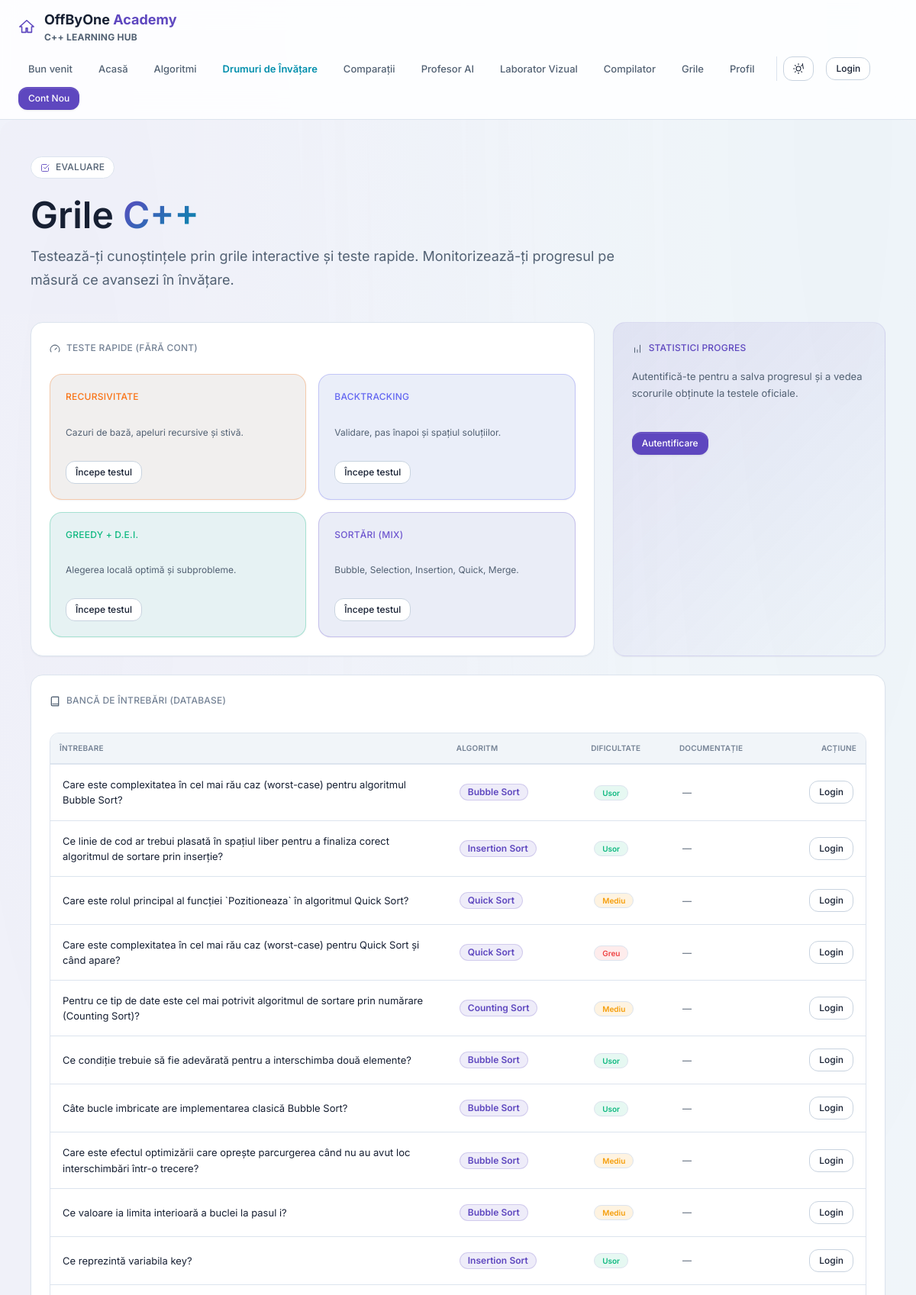
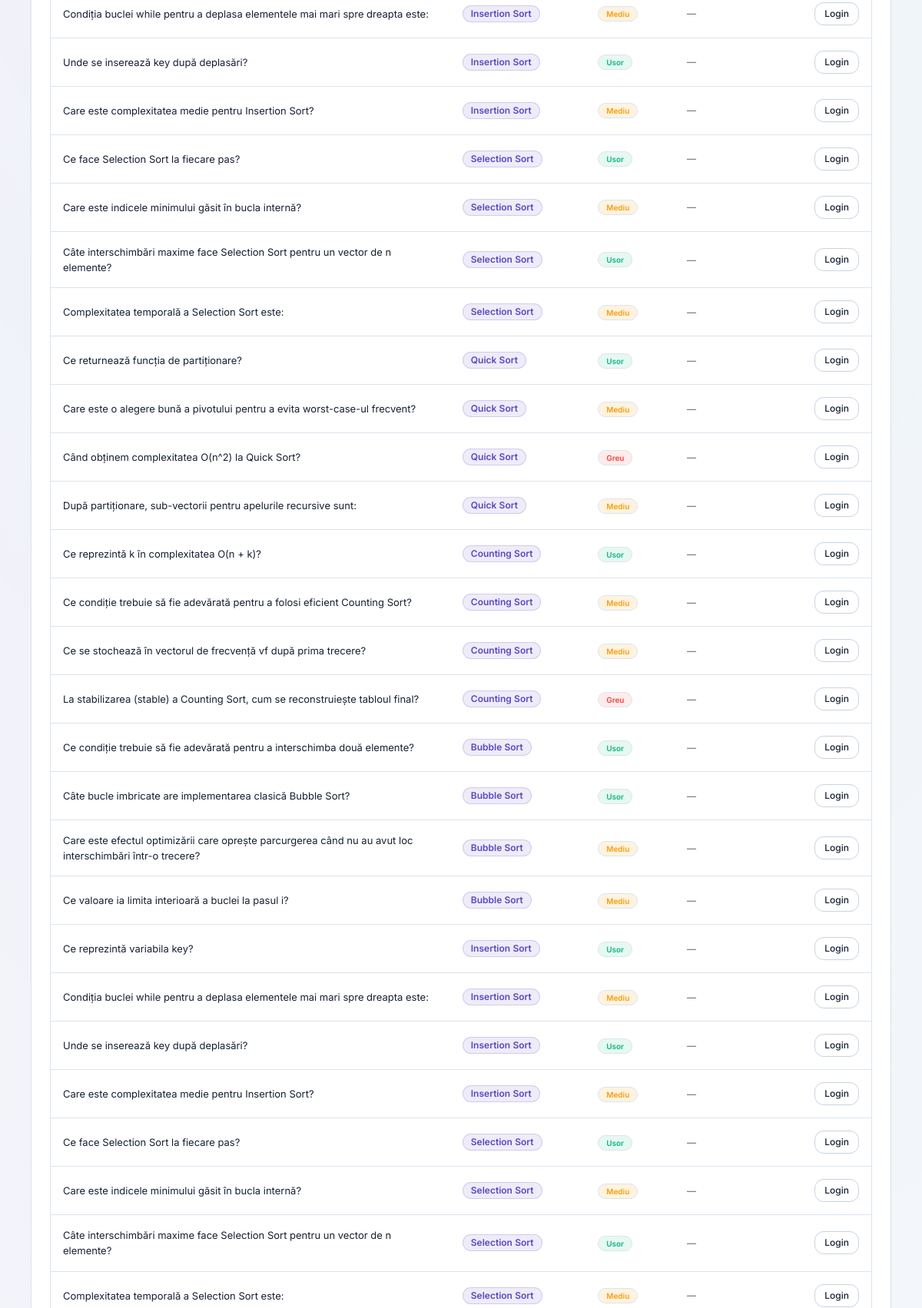
/site_g/index.php?page=grile (upper part), run on the app's committed database (2 pictures, top to bottom).
### tables this page shows
CREATE TABLE IF NOT EXISTS `grile_cpp` (
  `id` int(11) NOT NULL AUTO_INCREMENT,
  `nume_metoda` varchar(255) NOT NULL,
  `dificultate` enum('Usor','Mediu','Greu') DEFAULT 'Usor',
  `intrebare` text NOT NULL,
  `cod_exemplu` text,
  `varianta_1` varchar(255) NOT NULL,
  `varianta_2` varchar(255) NOT NULL,
  `varianta_3` varchar(255) NOT NULL,
  `varianta_4` varchar(255) NOT NULL,
  `raspuns_corect` int(11) NOT NULL COMMENT 'Numărul variantei corecte (1-4)',
  `explicatie` text,
  PRIMARY KEY (`id`)
);

### site_g/PHP/auth.php (called while the page is built, shortened)
<?php
function is_logged_in(): bool {
    return isset($_SESSION['user_id']);
}

### site_g/PHP/grile.php (the view, shortened to what this page needs)
<?php
require_once __DIR__ . '/conexiune.php';
require_once __DIR__ . '/auth.php';
$is_logged_in = is_logged_in();
$progres = [];
$teste_rapide = [
    ['titlu' => 'Recursivitate', 'descriere' => 'Cazuri de bază, apeluri recursive și stivă.', 'set' => 'recursivitate', 'color' => '#f97316'],
    ['titlu' => 'Backtracking', 'descriere' => 'Validare, pas înapoi și spațiul soluțiilor.', 'set' => 'backtracking', 'color' => '#6366f1'],
    ['titlu' => 'Greedy + D.E.I.', 'descriere' => 'Alegerea locală optimă și subprobleme.', 'set' => 'fundamentali', 'color' => '#10b981'],
    ['titlu' => 'Sortări (mix)', 'descriere' => 'Bubble, Selection, Insertion, Quick, Merge.', 'set' => 'sortari', 'color' => '#6e56cf']
];
$has_doc_link = false;
$col_check = $con->query("SHOW COLUMNS FROM grile_cpp LIKE 'doc_link'");
if ($col_check) {
    $has_doc_link = $col_check->num_rows > 0;
}
$doc_link_select = $has_doc_link ? 'doc_link' : 'NULL AS doc_link';
$sql_grile = "SELECT id, nume_metoda, dificultate, intrebare, {$doc_link_select} FROM grile_cpp";
$stmt_grile = $con->prepare($sql_grile);
$grile = [];
if ($stmt_grile && $stmt_grile->execute()) {
    $result_grile = $stmt_grile->get_result();
    $grile = $result_grile ? $result_grile->fetch_all(MYSQLI_ASSOC) : [];
} else {
    error_log('grile.php: failed to load grile_cpp: ' . $con->error);
}
?>
<div data-component="dashboard-modern">
    <header class="dash__header">
        <span class="dash__eyebrow">
            <svg class="icon" viewBox="0 0 24 24" fill="none" stroke="currentColor" stroke-width="1.75" stroke-linecap="round" stroke-linejoin="round" aria-hidden="true">
                <path d="M9 11 12 14 22 4"/><path d="M21 12v7a2 2 0 0 1-2 2H5a2 2 0 0 1-2-2V5a2 2 0 0 1 2-2h11"/>
            </svg>
            Evaluare
        </span>
        <h1 class="dash__title">Grile <span class="dash__title-accent">C++</span></h1>
        <p class="dash__lede">Testează-ți cunoștințele prin grile interactive și teste rapide. Monitorizează-ți progresul pe măsură ce avansezi în învățare.</p>
    </header>
    <div class="bento" style="gap: var(--space-6);">
        <article class="card bento__card--hero" style="border: 1px solid var(--color-border); background: var(--color-surface-1);">
            <div class="card__head">
                <span class="card__eyebrow">
                    <svg class="icon" viewBox="0 0 24 24" fill="none" stroke="currentColor" stroke-width="1.75" stroke-linecap="round" stroke-linejoin="round" aria-hidden="true">
                        <path d="m12 14 4-4"/><path d="M3.34 19a10 10 0 1 1 17.32 0"/>
                    </svg>
                    Teste Rapide (Fără Cont)
                </span>
            </div>
            <div style="display: grid; grid-template-columns: repeat(auto-fit, minmax(240px, 1fr)); gap: var(--space-4); margin-top: var(--space-2);">
                <?php foreach ($teste_rapide as $test): ?>
                    <div class="card card--stat" style="border: 1px solid color-mix(in srgb, <?php echo $test['color']; ?> 30%, transparent); background: color-mix(in srgb, <?php echo $test['color']; ?> 5%, var(--color-surface-2));">
                        <span class="stat__label" style="color: <?php echo $test['color']; ?>;"><?php echo htmlspecialchars($test['titlu']); ?></span>
                        <p style="font-size: var(--text-xs); margin: var(--space-2) 0; color: var(--color-fg-muted); line-height: 1.5;"><?php echo htmlspecialchars($test['descriere']); ?></p>
                        <div class="card__actions">
                            <a href="index.php?page=grila_interactiva&mode=w3&set=<?php echo urlencode($test['set']); ?>" class="btn btn--ghost btn--sm" style="border-color: <?php echo $test['color']; ?>; color: <?php echo $test['color']; ?>;">Începe testul</a>
                        </div>
                    </div>
                <?php endforeach; ?>
            </div>
        </article>
        <article class="card bento__card--accent" style="border: 1px solid var(--color-primary-soft); background: linear-gradient(135deg, var(--color-primary-soft) 0%, transparent 100%);">
            <div class="card__head">
                <span class="card__eyebrow" style="color: var(--color-primary);">
                    <svg class="icon" viewBox="0 0 24 24" fill="none" stroke="currentColor" stroke-width="1.75" stroke-linecap="round" stroke-linejoin="round" aria-hidden="true">
                        <path d="M12 20v-6M6 20V10M18 20V4"/>
                    </svg>
                    Statistici Progres
                </span>
            </div>
            <?php if (!$is_logged_in): ?>
                <p class="card__body">Autentifică-te pentru a salva progresul și a vedea scorurile obținute la testele oficiale.</p>
                <div class="card__actions" style="margin-top: var(--space-4);">
                    <a href="index.php?page=login" class="btn btn--primary btn--sm">Autentificare</a>
                </div>
            <?php endif; ?>
        </article>
        <article class="card bento__card--timeline" style="grid-column: 1 / -1; border: 1px solid var(--color-border); background: var(--color-surface-1);">
            <div class="card__head">
                <span class="card__eyebrow">
                    Bancă de Întrebări (Database)
                </span>
            </div>
            <div class="table-wrapper" style="overflow-x: auto; margin-top: var(--space-4);">
                <?php if (empty($grile)): ?>
                    <div class="empty-state" style="text-align:center; padding: var(--space-12) var(--space-4);">
                        <svg viewBox="0 0 24 24" fill="none" stroke="var(--color-fg-muted)" stroke-width="2" width="48" height="48" style="margin-bottom: var(--space-4);"><path d="M12 20h.01"/><path d="M12 16h.01"/><path d="M12 12h.01"/><path d="M12 8h.01"/><path d="M12 4h.01"/><path d="M8 20h.01"/><path d="M8 16h.01"/><path d="M8 12h.01"/><path d="M8 8h.01"/><path d="M8 4h.01"/><path d="M16 20h.01"/><path d="M16 16h.01"/><path d="M16 12h.01"/><path d="M16 8h.01"/><path d="M16 4h.01"/></svg>
                        <h3 style="margin-top: var(--space-3); color: var(--color-fg-muted);">Nu există încă grile în bază</h3>
                        <p style="color: var(--color-fg-subtle); font-size: var(--text-sm);">Grilele vor apărea aici odată ce sunt adăugate de către administratori.</p>
                    </div>
                <?php else: ?>
                <table style="width: 100%; border-collapse: collapse;">
                    <thead>
                        <tr style="border-bottom: 2px solid var(--color-border);">
                            <th style="padding: var(--space-3); text-align: left; color: var(--color-fg-subtle); font-size: 10px; text-transform: uppercase;">Întrebare</th>
                            <th style="padding: var(--space-3); text-align: left; color: var(--color-fg-subtle); font-size: 10px; text-transform: uppercase;">Algoritm</th>
                            <th style="padding: var(--space-3); text-align: left; color: var(--color-fg-subtle); font-size: 10px; text-transform: uppercase;">Dificultate</th>
                            <th style="padding: var(--space-3); text-align: left; color: var(--color-fg-subtle); font-size: 10px; text-transform: uppercase;">Documentație</th>
                            <th style="padding: var(--space-3); text-align: right; color: var(--color-fg-subtle); font-size: 10px; text-transform: uppercase;">Acțiune</th>
                        </tr>
                    </thead>
                    <tbody>
                        <?php foreach ($grile as $grila):
                            $is_completat = $is_logged_in && in_array($grila['id'], $progres);
                        ?>
                            <tr style="border-bottom: 1px solid var(--color-border); transition: background 0.2s;" onmouseover="this.style.background='var(--color-surface-2)'" onmouseout="this.style.background='transparent'">
                                <td style="padding: var(--space-4); color: var(--color-fg); font-size: var(--text-sm); max-width: 400px;"><?php echo htmlspecialchars($grila['intrebare']); ?></td>
                                <td style="padding: var(--space-4);"><span class="badge badge--soft"><?php echo htmlspecialchars($grila['nume_metoda']); ?></span></td>
                                <td style="padding: var(--space-4);">
                                    <?php
                                        $dif = $grila['dificultate'] ?? 'Usor';
                                        $dif_label = $dif;
                                        if ($dif === 'Usor') {
                                            $dif_style = 'background: var(--color-success-soft); color: var(--color-success);';
                                        } elseif ($dif === 'Mediu') {
                                            $dif_style = 'background: var(--color-warning-soft); color: var(--color-warning);';
                                        } else {
                                            $dif_style = 'background: var(--color-danger-soft); color: var(--color-danger);';
                                        }
                                    ?>
                                    <span class="badge" style="font-size: 10px; <?php echo $dif_style; ?>">
                                        <?php echo htmlspecialchars($dif_label); ?>
                                    </span>
                                </td>
                                <td style="padding: var(--space-4); text-align: left;">
                                    <?php if (!empty($grila['doc_link'])): ?>
                                        <a href="<?php echo htmlspecialchars($grila['doc_link']); ?>" target="_blank" class="btn btn--quiet btn--sm">Vezi doc</a>
                                    <?php else: ?>
                                        <span style="color: var(--color-fg-muted); font-size: 12px;">—</span>
                                    <?php endif; ?>
                                </td>
                                <td style="padding: var(--space-4); text-align: right;">
                                    <?php if ($is_logged_in): ?>
                                        <a href="index.php?page=grila_interactiva&id=<?php echo (int)$grila['id']; ?>" class="btn btn--quiet btn--sm" style="color: var(--color-primary); pointer-events: auto !important;">
                                            <?php echo $is_completat ? 'Reia' : 'Rezolvă'; ?>
                                        </a>
                                    <?php else: ?>
                                        <a href="index.php?page=login" class="btn btn--ghost btn--sm" style="pointer-events: auto !important;">Login</a>
                                    <?php endif; ?>
                                </td>
                            </tr>
                        <?php endforeach; ?>
                    </tbody>
                </table>
                <?php endif; ?>
            </div>
        </article>
    </div>
</div>

### site_g/stil.css (style rules this page uses)
*, *::before, *::after { box-sizing: border-box; }
* { margin: 0; padding: 0; }
html { -webkit-text-size-adjust: 100%; text-size-adjust: 100%; scroll-behavior: smooth; }
body { font-family: var(--font-sans); font-feature-settings: "cv11", "ss01", "ss03"; font-size: var(--text-base); line-height: var(--leading-normal); color: var(--color-fg); background: var(--color-bg); -webkit-font-smoothing: antialiased; -moz-osx-font-smoothing: grayscale; margin: 0; min-height: 100vh; isolation: isolate; }
body::before { content: ""; position: fixed; inset: 0; background: var(--gradient-mesh); opacity: 0.55; pointer-events: none; z-index: -1; }
body[data-theme="light"]::before, [data-theme="light"] body::before { opacity: 0.36; }
body[data-theme="light"] [data-component="dashboard-modern"]::before, [data-theme="light"] body [data-component="dashboard-modern"]::before { opacity: 0.42; }
img, svg, video, canvas { max-width: 100%; display: block; }

### site_g/index.php (style rules this page uses)
[data-component="dashboard-modern"]::before { pointer-events: none !important; z-index: -1 !important; }
.bento, .card, .table-wrapper { position: relative; z-index: 5; }

### data on the page
grile_cpp: intrebare "Care este complexitatea în cel mai rău caz (worst-case) pentru algoritmul Bubble Sort?", nume_metoda "Bubble Sort", dificultate "Usor"
grile_cpp: intrebare "Ce linie de cod ar trebui plasată în spațiul liber pentru a finaliza corect algoritmul de sortare prin inserție?", nume_metoda "Insertion Sort", dificultate "Usor"
grile_cpp: intrebare "Care este rolul principal al funcției `Pozitioneaza` în algoritmul Quick Sort?", nume_metoda "Quick Sort", dificultate "Mediu"
grile_cpp: intrebare "Care este complexitatea în cel mai rău caz (worst-case) pentru Quick Sort și când apare?", nume_metoda "Quick Sort", dificultate "Greu"
grile_cpp: intrebare "Pentru ce tip de date este cel mai potrivit algoritmul de sortare prin numărare (Counting Sort)?", nume_metoda "Counting Sort", dificultate "Mediu"
grile_cpp: intrebare "Ce condiție trebuie să fie adevărată pentru a interschimba două elemente?", nume_metoda "Bubble Sort", dificultate "Usor"
grile_cpp: intrebare "Câte bucle imbricate are implementarea clasică Bubble Sort?", nume_metoda "Bubble Sort", dificultate "Usor"
grile_cpp: intrebare "Care este efectul optimizării care oprește parcurgerea când nu au avut loc interschimbări într-o trecere?", nume_metoda "Bubble Sort", dificultate "Mediu"
grile_cpp: intrebare "Ce valoare ia limita interioară a buclei la pasul i?", nume_metoda "Bubble Sort", dificultate "Mediu"
grile_cpp: intrebare "Ce reprezintă variabila key?", nume_metoda "Insertion Sort", dificultate "Usor"
grile_cpp: intrebare "Condiția buclei while pentru a deplasa elementele mai mari spre dreapta este:", nume_metoda "Insertion Sort", dificultate "Mediu"
grile_cpp: intrebare "Unde se inserează key după deplasări?", nume_metoda "Insertion Sort", dificultate "Usor"
grile_cpp: intrebare "Care este complexitatea medie pentru Insertion Sort?", nume_metoda "Insertion Sort", dificultate "Mediu"
grile_cpp: intrebare "Ce face Selection Sort la fiecare pas?", nume_metoda "Selection Sort", dificultate "Usor"
grile_cpp: intrebare "Care este indicele minimului găsit în bucla internă?", nume_metoda "Selection Sort", dificultate "Mediu"
grile_cpp: intrebare "Câte interschimbări maxime face Selection Sort pentru un vector de n elemente?", nume_metoda "Selection Sort", dificultate "Usor"
grile_cpp: intrebare "Complexitatea temporală a Selection Sort este:", nume_metoda "Selection Sort", dificultate "Mediu"
grile_cpp: intrebare "Ce returnează funcția de partiționare?", nume_metoda "Quick Sort", dificultate "Usor"
grile_cpp: intrebare "Care este o alegere bună a pivotului pentru a evita worst-case-ul frecvent?", nume_metoda "Quick Sort", dificultate "Mediu"
grile_cpp: intrebare "Când obținem complexitatea O(n^2) la Quick Sort?", nume_metoda "Quick Sort", dificultate "Greu"
grile_cpp: intrebare "După partiționare, sub-vectorii pentru apelurile recursive sunt:", nume_metoda "Quick Sort", dificultate "Mediu"
grile_cpp: intrebare "Ce reprezintă k în complexitatea O(n + k)?", nume_metoda "Counting Sort", dificultate "Usor"
grile_cpp: intrebare "Ce condiție trebuie să fie adevărată pentru a folosi eficient Counting Sort?", nume_metoda "Counting Sort", dificultate "Mediu"
grile_cpp: intrebare "Ce se stochează în vectorul de frecvență vf după prima trecere?", nume_metoda "Counting Sort", dificultate "Mediu"
grile_cpp: intrebare "La stabilizarea (stable) a Counting Sort, cum se reconstruiește tabloul final?", nume_metoda "Counting Sort", dificultate "Greu"
grile_cpp: intrebare "Ce condiție trebuie să fie adevărată pentru a interschimba două elemente?", nume_metoda "Bubble Sort", dificultate "Usor"
grile_cpp: intrebare "Câte bucle imbricate are implementarea clasică Bubble Sort?", nume_metoda "Bubble Sort", dificultate "Usor"
grile_cpp: intrebare "Care este efectul optimizării care oprește parcurgerea când nu au avut loc interschimbări într-o trecere?", nume_metoda "Bubble Sort", dificultate "Mediu"
grile_cpp: intrebare "Ce valoare ia limita interioară a buclei la pasul i?", nume_metoda "Bubble Sort", dificultate "Mediu"
grile_cpp: intrebare "Ce reprezintă variabila key?", nume_metoda "Insertion Sort", dificultate "Usor"
grile_cpp: intrebare "Condiția buclei while pentru a deplasa elementele mai mari spre dreapta este:", nume_metoda "Insertion Sort", dificultate "Mediu"
grile_cpp: intrebare "Unde se inserează key după deplasări?", nume_metoda "Insertion Sort", dificultate "Usor"
grile_cpp: intrebare "Care este complexitatea medie pentru Insertion Sort?", nume_metoda "Insertion Sort", dificultate "Mediu"
grile_cpp: intrebare "Ce face Selection Sort la fiecare pas?", nume_metoda "Selection Sort", dificultate "Usor"
grile_cpp: intrebare "Care este indicele minimului găsit în bucla internă?", nume_metoda "Selection Sort", dificultate "Mediu"
grile_cpp: intrebare "Câte interschimbări maxime face Selection Sort pentru un vector de n elemente?", nume_metoda "Selection Sort", dificultate "Usor"
grile_cpp: intrebare "Complexitatea temporală a Selection Sort este:", nume_metoda "Selection Sort", dificultate "Mediu"

### other printed values
$test['titlu'] "RECURSIVITATE"
$test['descriere'] "Cazuri de bază, apeluri recursive și stivă."
$test['titlu'] "BACKTRACKING"
$test['descriere'] "Validare, pas înapoi și spațiul soluțiilor."
$test['titlu'] "GREEDY + D.E.I."
$test['descriere'] "Alegerea locală optimă și subprobleme."
$test['titlu'] "SORTĂRI (MIX)"
$test['descriere'] "Bubble, Selection, Insertion, Quick, Merge."
